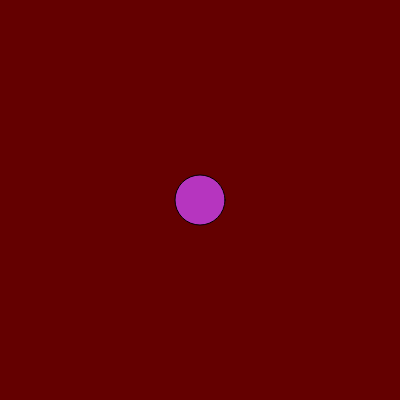
Frame 1 (no input)
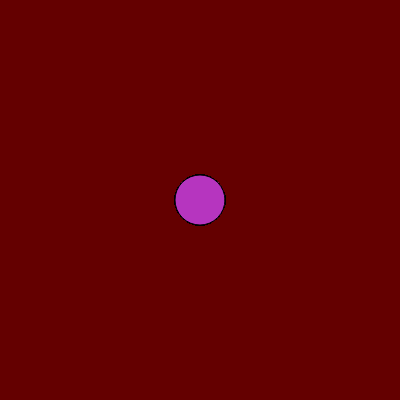
Frame 60 (no input)
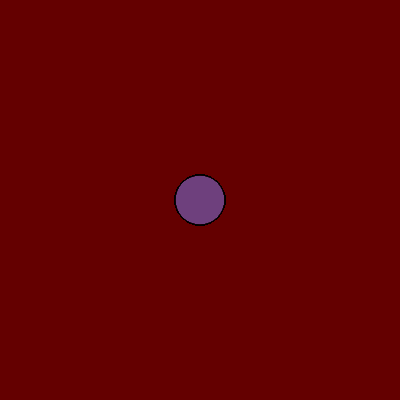
Frame 120 (the mouse pressed at the canvas centre since frame 60)

The p5.js sketch that drew these frames (run headless with seeded random() and noise() and a simulated clock; from frame 60 on, the mouse is pressed at the canvas centre):

// p5.js sketch
// ── sketch.js
let cor;
let posicaoHorizontal; // x
let posicaoVertical; // y

function setup() {
  createCanvas(400, 400);
   background(color(100,0,0));
  cor = color(random(0,255), random(0,255), random(0,255));
  posicaoHorizontal = 200;
  posicaoVertical = 200;
}


function draw() {
  
  fill(cor);
  circle(posicaoHorizontal,posicaoVertical,50);
 
  
  
  
  if (mouseIsPressed){
    cor = color(random(0,255), random(0,255), random(0,255), random(0,100));
  }
    
}
